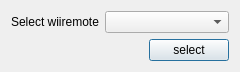
<?xml version="1.0" encoding="UTF-8"?>
<ui version="4.0">
 <class>SelectWiimote</class>
 <widget class="QDialog" name="SelectWiimote">
  <property name="geometry">
   <rect>
    <x>0</x>
    <y>0</y>
    <width>240</width>
    <height>64</height>
   </rect>
  </property>
  <property name="windowTitle">
   <string>Select wiimote</string>
  </property>
  <layout class="QGridLayout" name="gridLayout">
   <item row="0" column="0">
    <layout class="QHBoxLayout" name="horizontalLayout">
     <item>
      <widget class="QLabel" name="label">
       <property name="sizePolicy">
        <sizepolicy hsizetype="Maximum" vsizetype="Preferred">
         <horstretch>0</horstretch>
         <verstretch>0</verstretch>
        </sizepolicy>
       </property>
       <property name="text">
        <string>Select wiiremote</string>
       </property>
      </widget>
     </item>
     <item>
      <widget class="QComboBox" name="comboBox"/>
     </item>
    </layout>
   </item>
   <item row="1" column="0">
    <layout class="QHBoxLayout" name="horizontalLayout_2">
     <item>
      <spacer name="horizontalSpacer">
       <property name="orientation">
        <enum>Qt::Horizontal</enum>
       </property>
       <property name="sizeHint" stdset="0">
        <size>
         <width>40</width>
         <height>20</height>
        </size>
       </property>
      </spacer>
     </item>
     <item>
      <widget class="QPushButton" name="pushButton">
       <property name="text">
        <string>select</string>
       </property>
      </widget>
     </item>
    </layout>
   </item>
   <item row="2" column="0">
    <spacer name="verticalSpacer">
     <property name="orientation">
      <enum>Qt::Vertical</enum>
     </property>
     <property name="sizeHint" stdset="0">
      <size>
       <width>20</width>
       <height>1</height>
      </size>
     </property>
    </spacer>
   </item>
  </layout>
 </widget>
 <resources/>
 <connections/>
</ui>
